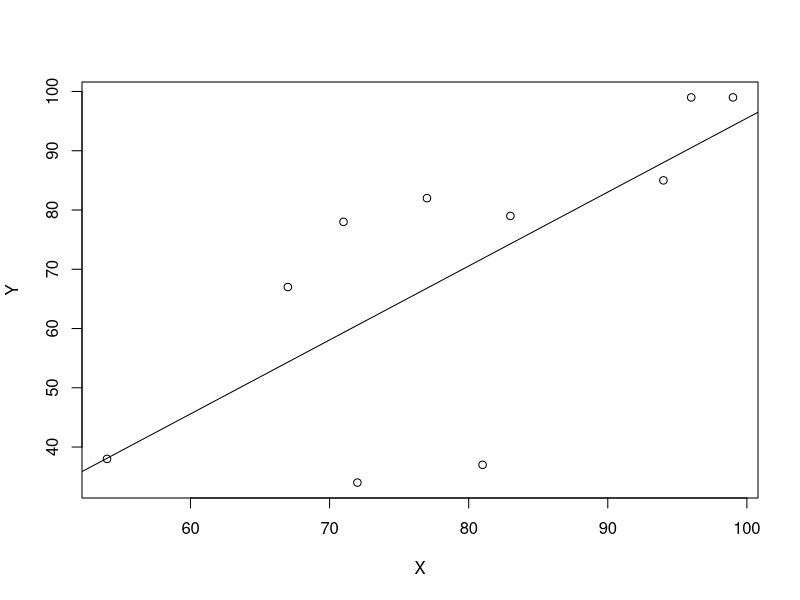

Source code (R): (Note: this script raises an error after producing the figure.)
## ---- chunk 1
frame = data.frame(X=c(77,54,71,72,81,94,96,99,83,67),Y=c(82,38,78,34,37,85,99,99,79,67))
frame=t(frame)

knitr::kable(frame, raw.names = c("X","Y"), align = "lccrr")
## ---- chunk 2
X=c(77,54,71,72,81,94,96,99,83,67)
Y=c(82,38,78,34,37,85,99,99,79,67)
fit <- lm(Y~X)
summary(fit) 
## ---- chunk 3
confint(fit)
## ---- chunk 4
plot(X,Y)
abline(fit)
## ---- chunk 5
predict(fit,newdata = data.frame(X=c(55)))
## ---- chunk 6
knitr::include_graphics("Homework_2.jpg")
